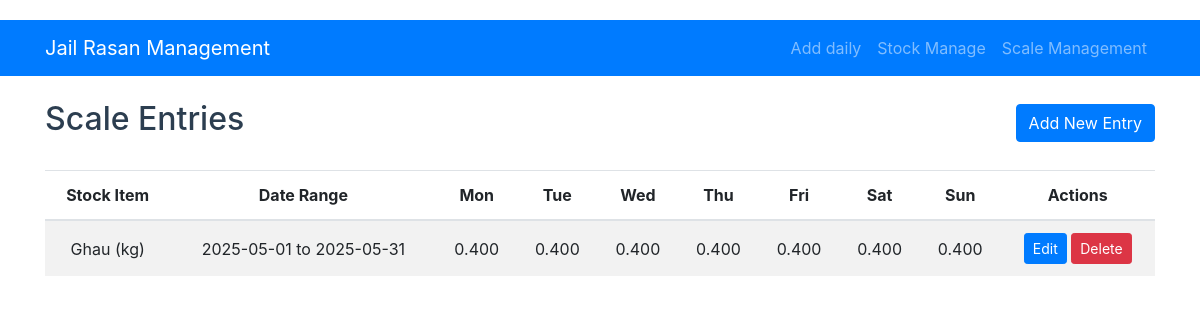
/scale, run on an earlier commit of the app's database.
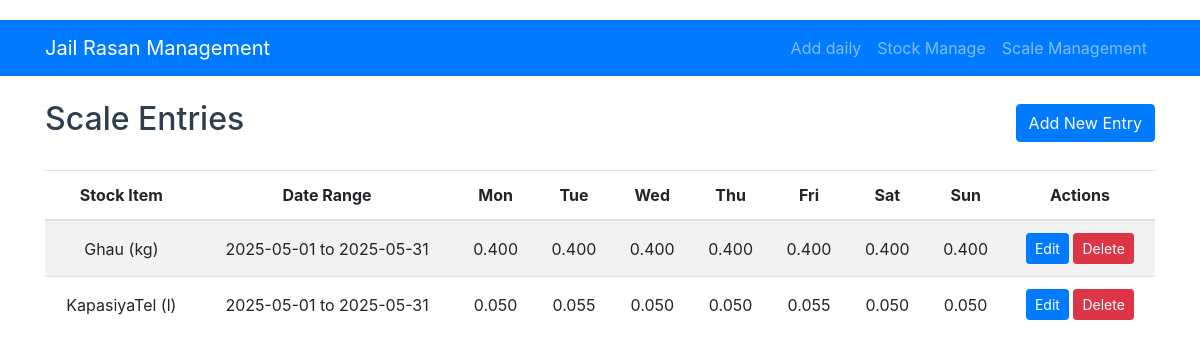
And on a later commit of the database.
### models.py (models this page shows, shortened)
class ScaleEntry(db.Model):
    id = db.Column(db.Integer, primary_key=True)
    stock_item_id = db.Column(db.Integer, db.ForeignKey('stock_item.id'), nullable=False)
    start_date = db.Column(db.Date, nullable=False)
    end_date = db.Column(db.Date, nullable=False)
    monday = db.Column(db.Float, default=0.0)
    tuesday = db.Column(db.Float, default=0.0)
    wednesday = db.Column(db.Float, default=0.0)
    thursday = db.Column(db.Float, default=0.0)
    friday = db.Column(db.Float, default=0.0)
    saturday = db.Column(db.Float, default=0.0)
    sunday = db.Column(db.Float, default=0.0)
    stock_item = db.relationship('StockItem', backref='scale_entries')

class StockItem(db.Model):
    id = db.Column(db.Integer, primary_key=True)
    date = db.Column(db.Date, nullable=False)
    item_name = db.Column(db.String(100), nullable=False)
    quantity = db.Column(db.Float, nullable=False)
    unit = db.Column(db.String(20), nullable=False)  # kg, ml, packets, etc.
    notes = db.Column(db.Text)

### app.py (the view)
@app.route('/scale')
def scale_list():
    entries = ScaleEntry.query.all()
    return render_template('scale/scale_list.html', entries=entries)

### templates/scale/scale_list.html
{% extends "base.html" %}
{% block content %}
<div class="d-flex justify-content-between align-items-center mb-4">
    <h2>Scale Entries</h2>
    <a href="{{ url_for('add_scale') }}" class="btn btn-primary">Add New Entry</a>
</div>
<table class="table table-striped">
    <thead>
        <tr>
            <th>Stock Item</th>
            <th>Date Range</th>
            <th>Mon</th>
            <th>Tue</th>
            <th>Wed</th>
            <th>Thu</th>
            <th>Fri</th>
            <th>Sat</th>
            <th>Sun</th>
            <th>Actions</th>
        </tr>
    </thead>
    <tbody>
        {% for entry in entries %}
        <tr>
            <td>{{ entry.stock_item.item_name }} ({{ entry.stock_item.unit }})</td>
            <td>{{ entry.start_date }} to {{ entry.end_date }}</td>
            <td>{{ "%.3f"|format(entry.monday) }}</td>
            <td>{{ "%.3f"|format(entry.tuesday) }}</td>
            <td>{{ "%.3f"|format(entry.wednesday) }}</td>
            <td>{{ "%.3f"|format(entry.thursday) }}</td>
            <td>{{ "%.3f"|format(entry.friday) }}</td>
            <td>{{ "%.3f"|format(entry.saturday) }}</td>
            <td>{{ "%.3f"|format(entry.sunday) }}</td>
            <td>
                <a href="{{ url_for('edit_scale', id=entry.id) }}" class="btn btn-sm btn-primary">Edit</a>
                <a href="{{ url_for('delete_scale', id=entry.id) }}" class="btn btn-sm btn-danger"
                   onclick="return confirm('Delete this scale entry?')">Delete</a>
            </td>
        </tr>
        {% else %}
        <tr>
            <td colspan="10" class="text-center">No scale entries found</td>
        </tr>
        {% endfor %}
    </tbody>
</table>
{% endblock %}

### templates/base.html (shortened to what this page needs)
<!DOCTYPE html>
<html lang="en">
<head>
    {% block styles %}
    {{ bootstrap.load_css() }}
    <link rel="stylesheet" href="{{ url_for('static', filename='style.css') }}">
    {% endblock %}
</head>
<body>
    <nav class="navbar navbar-expand-lg navbar-dark bg-primary">
        <div class="container">
            <a class="navbar-brand" href="{{ url_for('index') }}">Jail Rasan Management</a>
            <div class="collapse navbar-collapse" id="navbarNav">
                <ul class="navbar-nav ml-auto">
                    <li class="nav-item">
                        <a class="nav-link" href="{{ url_for('add_record') }}">Add daily </a>
                    </li>
                    <li class="nav-item">
                        <a class="nav-link" href="{{ url_for('stock_list') }}">Stock Manage</a>
                    </li>
                    <li class="nav-item">
                        <a class="nav-link" href="{{ url_for('scale_list') }}">Scale Management</a>
                    </li>
                </ul>
            </div>
        </div>
    </nav>
    <div class="container mt-4">
        {% block content %}{% endblock %}
    </div>
</body>
</html>

### static/style.css (style rules this page uses)
body { padding-top: 20px; padding-bottom: 20px; }
.table th, .table td { vertical-align: middle; text-align: center; }
h2, h4 { color: #2c3e50; }

What changed in the data, as far as the page shows it:
added ScaleEntry: stock_item.item_name "KapasiyaTel", stock_item.unit "l", start_date "2025-05-01", end_date "2025-05-31", monday "0.050", tuesday "0.055", wednesday "0.050", thursday "0.050", friday "0.055", saturday "0.050", sunday "0.050"
